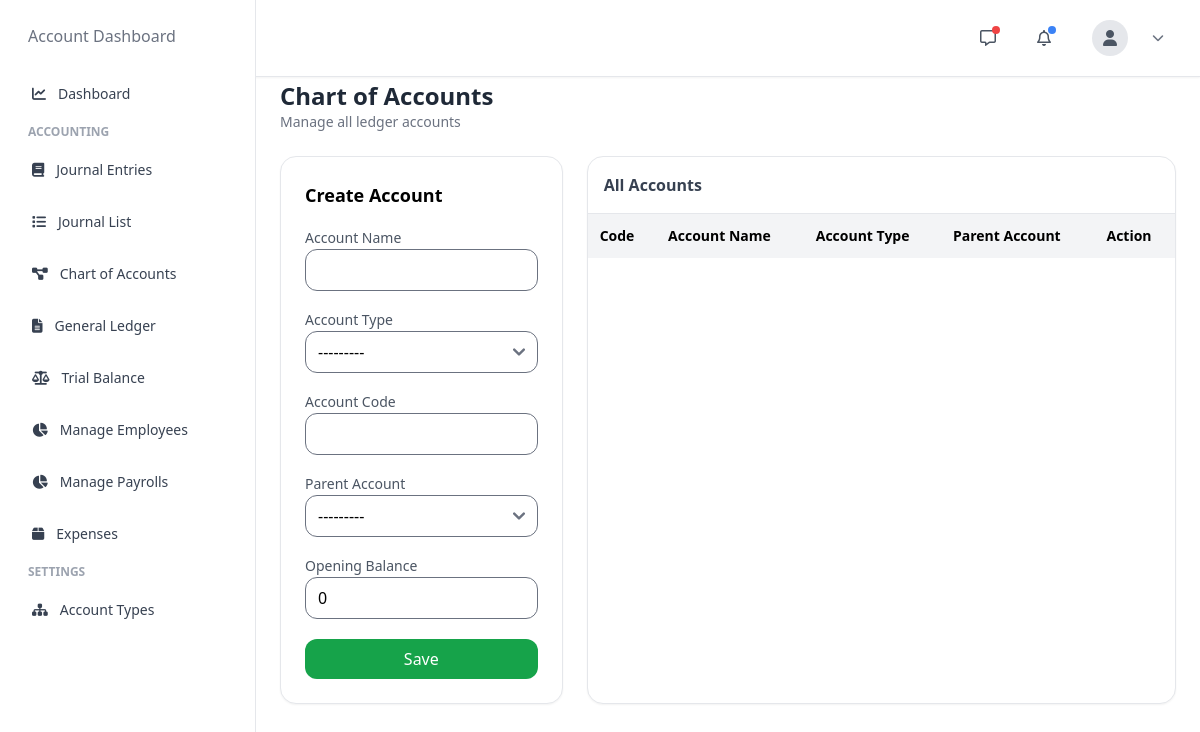
Before: /accounting/accounts/chart/ with the older database file.
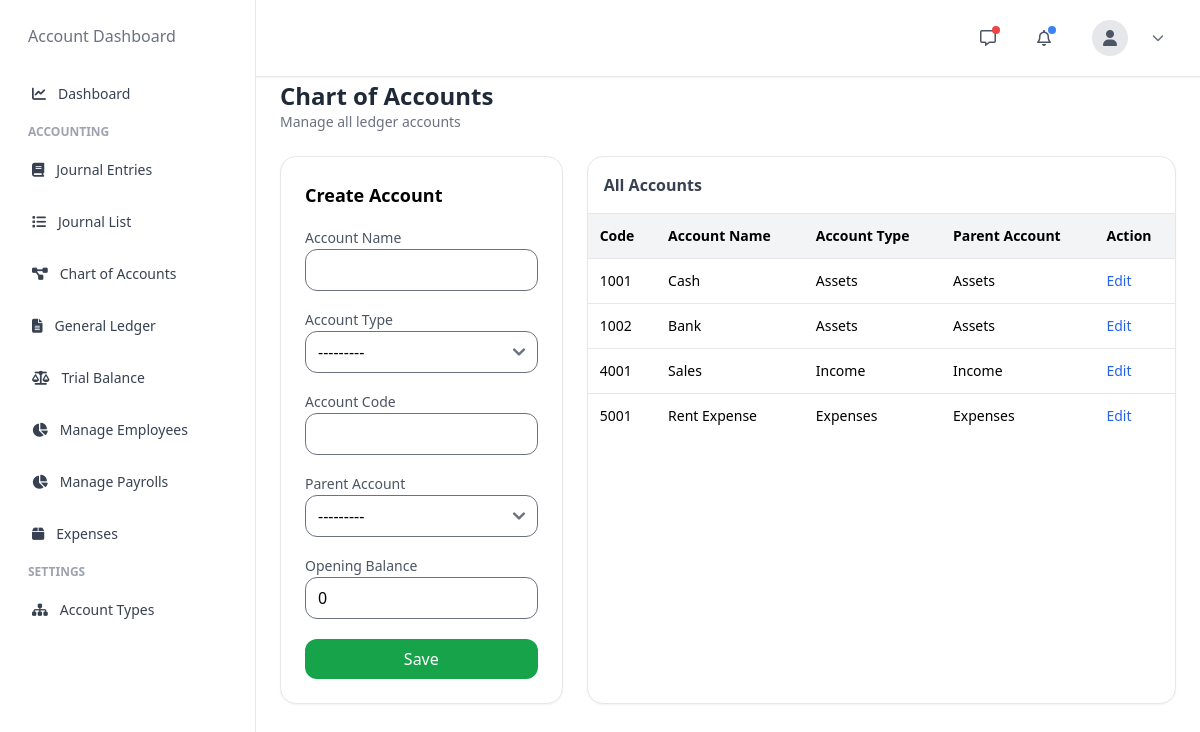
After: the same page with the newer database file.
### accounting/models.py (models this page shows, shortened)
class ChartOfAccount(models.Model):
    company = models.ForeignKey(Company, on_delete=models.CASCADE)
    account_type = models.ForeignKey(
        AccountType,
        on_delete=models.PROTECT
    )
    account_code = models.CharField(max_length=50)
    account_name = models.CharField(max_length=255)
    parent_account = models.ForeignKey(
        'self',
        on_delete=models.SET_NULL,
        null=True,
        blank=True,
        related_name="children"
    )
    opening_balance = models.DecimalField(
        max_digits=18,
        decimal_places=2,
        default=0
    )
    is_active = models.BooleanField(default=True)
    created_at = models.DateTimeField(auto_now_add=True)
    class Meta:
        unique_together = ('company', 'account_code')
        ordering = ['account_code']
    def __str__(self):
        return f"{self.account_code} - {self.account_name} - ({self.account_type})"

class AccountType(models.Model):
    name = models.CharField(max_length=255)
    def __str__(self):
        return self.name

### accounting/views.py (the view, shortened to what this page needs)
# urls.py: path("accounts/chart/", views.chart_of_accounts, name="chart_of_accounts"),
def chart_of_accounts(request):
    edit_instance = None
    if request.GET.get("edit"):
        edit_instance = get_object_or_404(
            ChartOfAccount,
            id=request.GET.get("edit")
        )
    form = ChartOfAccountForm(instance=edit_instance)
    accounts = ChartOfAccount.objects.all().order_by("account_code")
    return render(request, "accounting/chart_of_accounts.html", {
        "form": form,
        "accounts": accounts,
        "edit_instance": edit_instance,
    })

### accounting/forms.py
class ChartOfAccountForm(forms.ModelForm):
    class Meta:
        model = ChartOfAccount
        fields = [
            "account_type",
            "account_code",
            "account_name",
            "parent_account",
            "opening_balance",
            "is_active",
        ]
    def __init__(self, *args, **kwargs):
        super().__init__(*args, **kwargs)
        for field in self.fields.values():
            field.widget.attrs.update({
                "class": "w-full border rounded-xl px-3 py-2 focus:ring-2 focus:ring-green-500"
            })

### templates/accounting/chart_of_accounts.html (shortened to what this page needs)
{% extends 'accounting/base.html' %}
{% load static %}
{% block content %}
{% include 'accounting/nav.html' %}
{% include 'accounting/sidebar.html' %}
<div class="sm:ml-64 min-h-screen pt-20 px-6 pb-10">
    <div class="max-w-6xl mx-auto">
        <div class="mb-6">
            <h1 class="text-2xl font-semibold text-gray-800">
                Chart of Accounts
            </h1>
            <p class="text-sm text-gray-500">
                Manage all ledger accounts
            </p>
        </div>
        <div class="grid grid-cols-1 md:grid-cols-3 gap-6">
            <div class="md:col-span-1 bg-white border rounded-2xl p-6 shadow-sm">
                <h2 class="text-lg font-semibold mb-4">
                    {% if edit_instance %}Update{% else %}Create{% endif %} Account
                </h2>
                <form method="POST">
                    <div class="space-y-4">
                        <div>
                            <label class="text-sm text-gray-600">Account Name</label>
                            {{ form.account_name }}
                        </div>
                        <div>
                            <label class="text-sm text-gray-600">Account Type</label>
                            {{ form.account_type }}
                        </div>
                        <div>
                            <label class="text-sm text-gray-600">Account Code</label>
                            {{ form.account_code }}
                        </div>
                        <div>
                            <label class="text-sm text-gray-600">Parent Account</label>
                            {{ form.parent_account }}
                        </div>
                        <div>
                            <label class="text-sm text-gray-600">Opening Balance</label>
                            {{ form.opening_balance }}
                        </div>
                    </div>
                    <button type="submit"
                        class="mt-5 w-full bg-green-600 hover:bg-green-700 text-white py-2 rounded-xl">
                        {% if edit_instance %}Update{% else %}Save{% endif %}
                    </button>
                </form>
            </div>
            <div class="md:col-span-2 bg-white border rounded-2xl shadow-sm overflow-hidden">
                <div class="p-4 border-b">
                    <h2 class="font-semibold text-gray-700">All Accounts</h2>
                </div>
                <table class="w-full text-sm">
                    <thead class="bg-gray-100 text-left">
                        <tr>
                            <th class="p-3">Code</th>
                            <th class="p-3">Account Name</th>
                            <th class="p-3">Account Type</th>
                            <th class="p-3">Parent Account</th>
                            <th class="p-3">Action</th>
                        </tr>
                    </thead>
                    <tbody>
                        {% for acc in accounts %}
                        <tr class="border-t hover:bg-gray-50">
                            <td class="p-3">{{ acc.account_code }}</td>
                            <td class="p-3">{{ acc.account_name }}</td>
                            <td class="p-3">{{ acc.account_type }}</td>
                            <td class="p-3">
                                {% if acc.parent_account %}
                                    {{ acc.parent_account.account_type }}
                                {% else %}
                                    -
                                {% endif %}
                            </td>
                            <td class="p-3">
                                <a href="?edit={{ acc.id }}"
                                   class="text-blue-600 hover:underline">
                                    Edit
                                </a>
                            </td>
                        </tr>
                        {% endfor %}
                    </tbody>
                </table>
            </div>
        </div>
    </div>
</div>
{% endblock %}

Changed rows visible on the page:
added ChartOfAccount: account_code "1001", account_name "Cash", account_type "Assets", parent_account.account_type "Assets"
added ChartOfAccount: account_code "1002", account_name "Bank", account_type "Assets", parent_account.account_type "Assets"
added ChartOfAccount: account_code "4001", account_name "Sales", account_type "Income", parent_account.account_type "Income"
added ChartOfAccount: account_code "5001", account_name "Rent Expense", account_type "Expenses", parent_account.account_type "Expenses"
